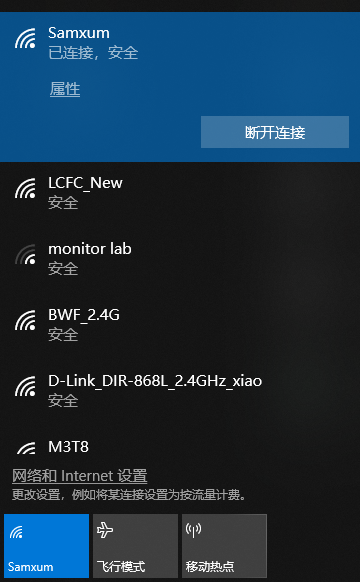
#> input picture 文字定位/test.png, 360 x 582 px
$ python '二值化.py'
#> lines starting #> are read from the running program, lines starting #| are printed output that depends on the picture; after the words box and inside, x2 and y2 are one past the last pixel; in counts of white or black regions, pixels touching at a corner belong together
import cv2
img = cv2.imread('test.png')
#> img is the input picture: shape (582, 360, 3); mean B, G, R 64.8, 48.3, 27.3
gray = cv2.cvtColor(img,cv2.COLOR_BGR2GRAY)
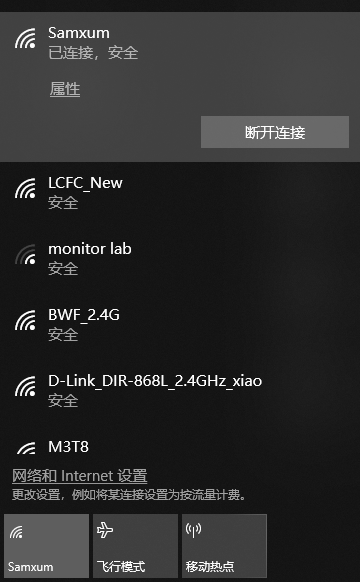
#> gray: shape (582, 360); min 18, max 255, mean 43.9

ret,thresh = cv2.threshold(gray,127,255,cv2.THRESH_BINARY_INV)
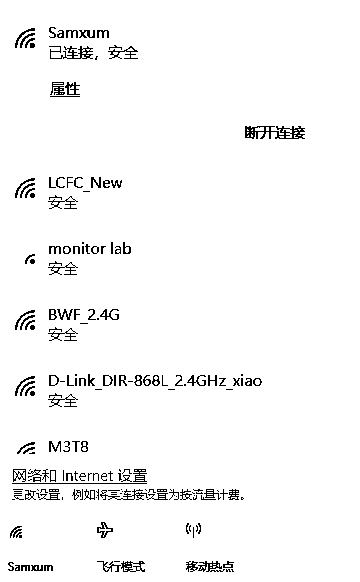
#> thresh: shape (582, 360); 96.8% white; black in thin lines or dots, all inside (x1, y1, x2, y2) = (8, 27, 305, 572)
cv2.imwrite("out.jpg", thresh)
